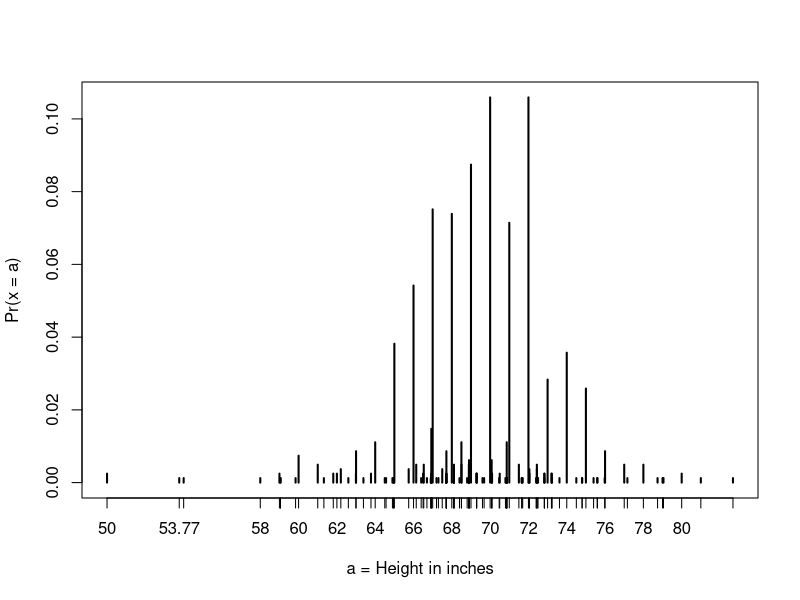
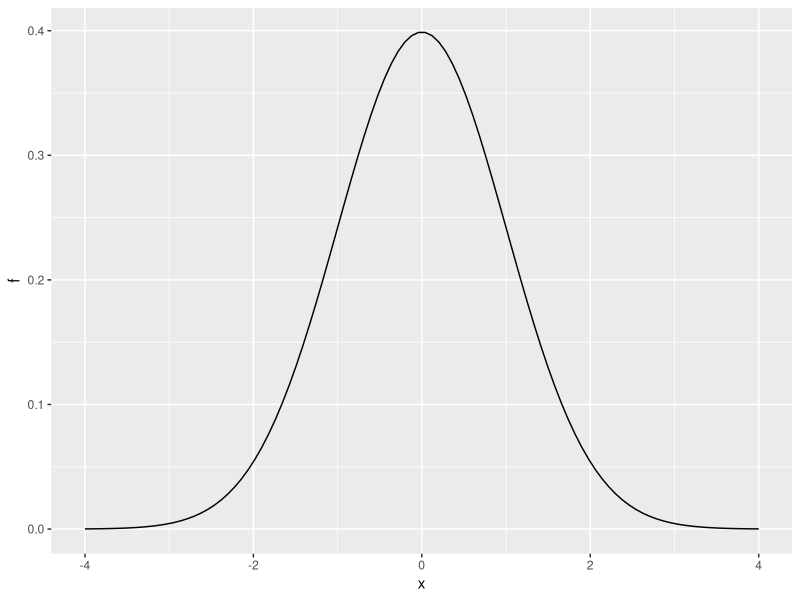
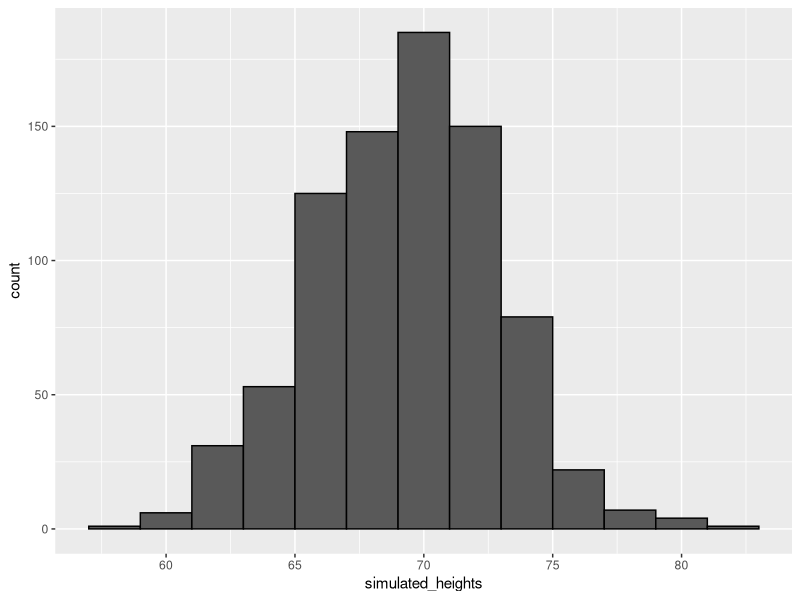
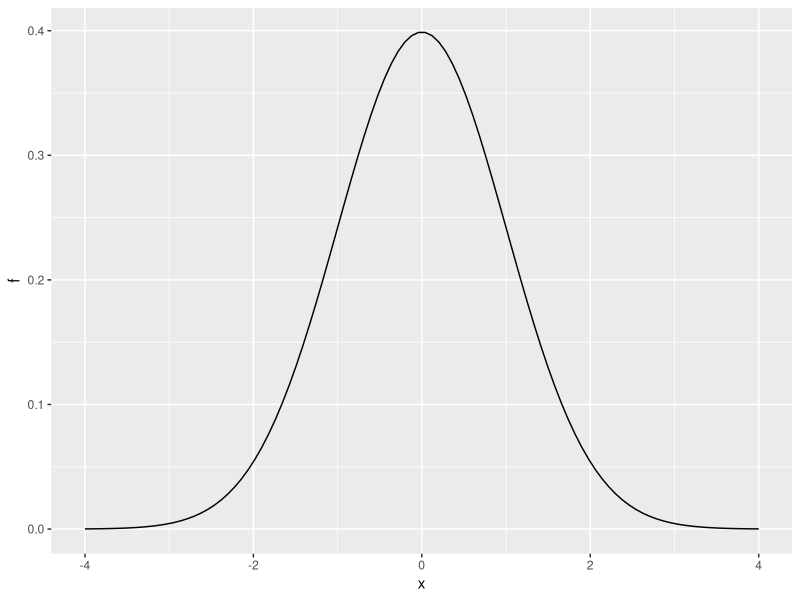
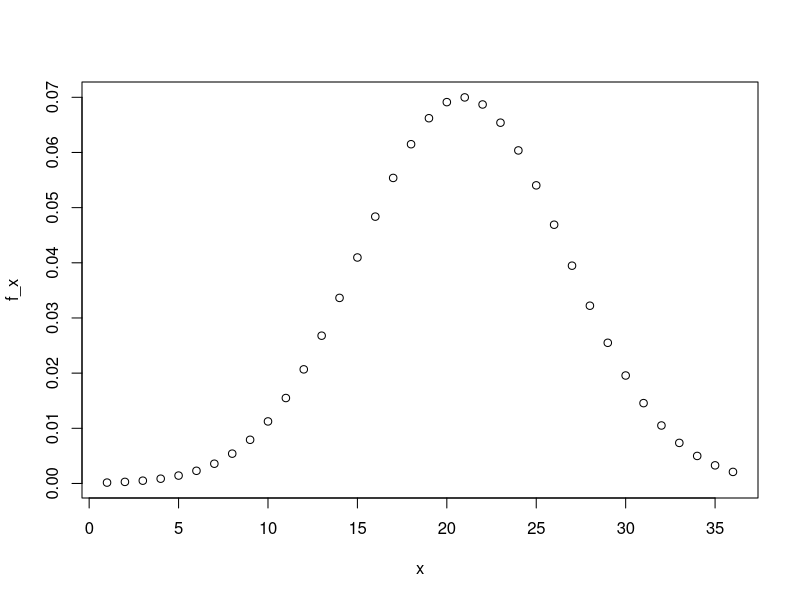
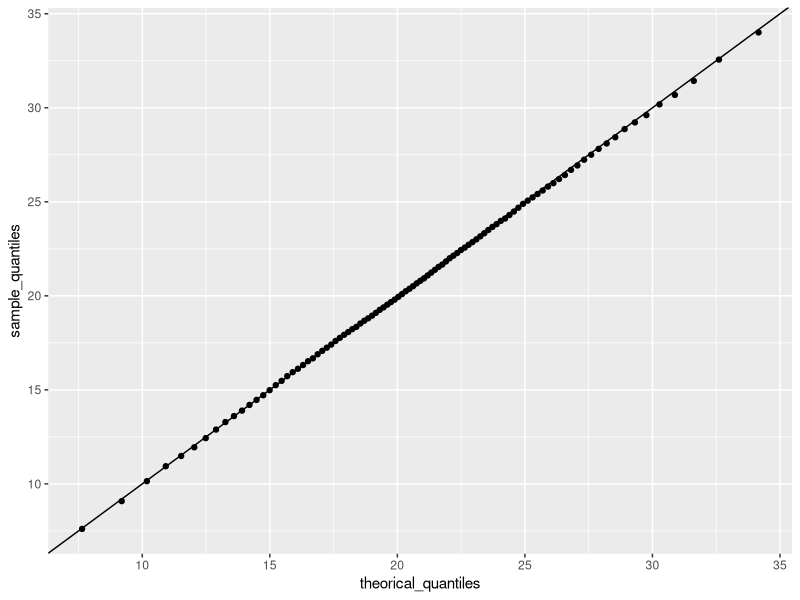

The R script that drew these images, in order:
## ---- chunk 1
library(tidyverse)
library(dslabs)
data(heights)
x <- heights %>% filter(sex=="Male") %>% pull(height)

F <- function(a) mean(x <= a)
1 - F(70)    # probability of male taller than 70 inches
## ---- chunk 2
library(tidyverse)
library(dslabs)
data(heights)
x <- heights %>% filter(sex=="Male") %>% pull(height)
head(x)

#We can estimate the probability that a male is taller than 70.5 inches using:

1 - pnorm(70.5, mean(x), sd(x))
## ---- chunk 3
# plot distribution of exact heights in data
plot(prop.table(table(x)), xlab = "a = Height in inches", ylab = "Pr(x = a)")

# probabilities in actual data over length 1 ranges containing an integer
mean(x <= 68.5) - mean(x <= 67.5)
mean(x <= 69.5) - mean(x <= 68.5)
mean(x <= 70.5) - mean(x <= 69.5)

# probabilities in normal approximation match well
pnorm(68.5, mean(x), sd(x)) - pnorm(67.5, mean(x), sd(x))
pnorm(69.5, mean(x), sd(x)) - pnorm(68.5, mean(x), sd(x))
pnorm(70.5, mean(x), sd(x)) - pnorm(69.5, mean(x), sd(x))

# probabilities in actual data over other ranges don't match normal approx as well
mean(x <= 70.9) - mean(x <= 70.1)
pnorm(70.9, mean(x), sd(x)) - pnorm(70.1, mean(x), sd(x))
## ---- chunk 4
library(tidyverse)
x <- seq(-4, 4, length = 100)
data.frame(x, f = dnorm(x)) %>%
    ggplot(aes(x, f)) +
    geom_line()
## ---- chunk 5
# define x as male heights from dslabs data
library(tidyverse)
library(dslabs)
data(heights)
x <- heights %>% filter(sex=="Male") %>% pull(height)

# generate simulated height data using normal distribution - both datasets should have n observations
n <- length(x)
avg <- mean(x)
s <- sd(x)
simulated_heights <- rnorm(n, avg, s)

# plot distribution of simulated_heights
data.frame(simulated_heights = simulated_heights) %>%
    ggplot(aes(simulated_heights)) +
    geom_histogram(color="black", binwidth = 2)
## ---- chunk 6
B <- 10000
tallest <- replicate(B, {
    simulated_data <- rnorm(800, avg, s)    # generate 800 normally distributed random heights
    max(simulated_data)    # determine the tallest height
})
mean(tallest >= 7*12)    # proportion of times that tallest person exceeded 7 feet (84 inches)
## ---- chunk 7
x <- seq(-4, 4, length.out = 100)
data.frame(x, f = dnorm(x)) %>%
    ggplot(aes(x,f)) +
    geom_line()
## ---- chunk 8
set.seed(16, sample.kind = "Rounding")
act_scores <- rnorm(10000, 20.9,5.7)

#What is the mean of act_scores
mean(act_scores)

#What is the standard deviation of act_scores?
sd(act_scores)

#A perfect score is 36 or greater (the maximum reported score is 36). In act_scores, how many perfect scores are there out of 10,000 simulated tests?
sum(act_scores >=36)

#In act_scores, what is the probability of an ACT score greater than 30?
mean(act_scores > 30)

#In act_scores, what is the probability of an ACT score less than or equal to 10?
mean(act_scores <= 10)

## ---- chunk 9
set.seed(16, sample.kind = "Rounding")
act_scores <- rnorm(10000,20.9,5.7)
act_average <- mean(act_scores)
act_sd <- sd(act_scores)
## ---- chunk 10
sum(act_scores>=36)
## ---- chunk 11
1-pnorm(30,act_average,act_sd)
## ---- chunk 12
pnorm(10,act_average,act_sd)
## ---- chunk 13
x <- seq(1,36)
f_x <- dnorm(x,20.9,5.7)
plot(x,f_x)
## ---- chunk 14
act_z_score <- (act_scores - act_average)/act_sd
act_z_average <- mean(act_z_score)
act_z_sd <- sd(act_z_score)
1-pnorm(2,act_z_average,act_z_sd)
## ---- chunk 15
qnorm(pnorm((act_average + 2 *act_sd),act_average,act_sd),act_average,act_sd)

#or easier with this
2*sd(act_scores) + mean(act_scores)
## ---- chunk 16
qnorm(0.975, act_average,act_sd)
## ---- chunk 17
#Option 1
prob_act <- function(a){
    pnorm(a,act_average,act_sd)
}
sapply(seq(1:36),prob_act)
qnorm(sapply(seq(1:36),prob_act),act_average,act_sd)

qnorm(0.9632900984,act_average,act_sd)

#easier option
cdf <- sapply(1:36, function (x){
  mean(act_scores <= x)
})
min(which(cdf >= .95))
## ---- chunk 18
qnorm(0.95,20.9,5.7)
## ---- chunk 19
p <- seq(0.01, 0.99, 0.01)
sample_quantiles <- quantile(act_scores, p)
names(sample_quantiles[max(which(sample_quantiles < 26))])
## ---- chunk 20
library(ggplot2)
theorical_quantiles <- qnorm(p,20.9,5.7)
qplot(theorical_quantiles,sample_quantiles) + geom_abline()
